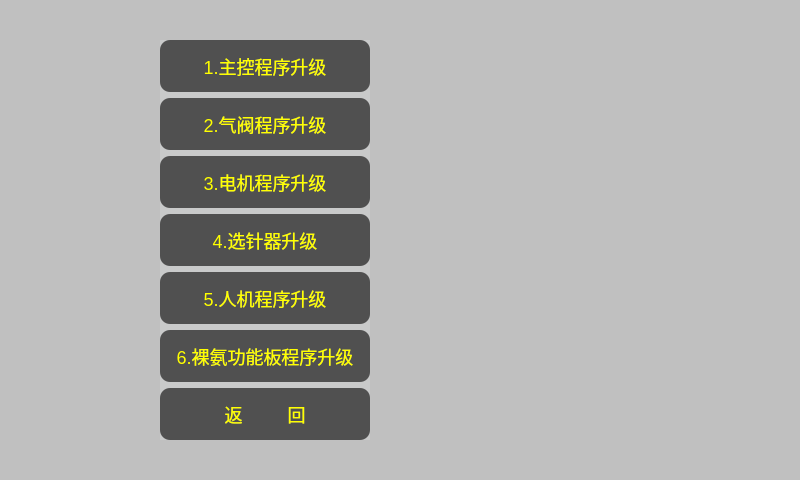
<?xml version="1.0" encoding="UTF-8"?>
<ui version="4.0">
 <class>updateSelect</class>
 <widget class="QDialog" name="updateSelect">
  <property name="geometry">
   <rect>
    <x>0</x>
    <y>0</y>
    <width>800</width>
    <height>480</height>
   </rect>
  </property>
  <property name="windowTitle">
   <string>Dialog</string>
  </property>
  <property name="styleSheet">
   <string notr="true"/>
  </property>
  <widget class="QWidget" name="widget" native="true">
   <property name="geometry">
    <rect>
     <x>160</x>
     <y>40</y>
     <width>210</width>
     <height>400</height>
    </rect>
   </property>
   <property name="styleSheet">
    <string notr="true">QWidget{
background-color: rgb(201, 202, 202);
}
QPushButton{
border-radius:10;
background-color: rgb(80, 80, 80);
font-size:18px;
color:rgb(255, 255, 0);
}
QPushButton::pressed{
background-color: rgb(120, 120, 120);
}</string>
   </property>
   <layout class="QVBoxLayout" name="verticalLayout">
    <item>
     <widget class="QPushButton" name="Control_pb">
      <property name="sizePolicy">
       <sizepolicy hsizetype="Minimum" vsizetype="Preferred">
        <horstretch>0</horstretch>
        <verstretch>0</verstretch>
       </sizepolicy>
      </property>
      <property name="toolTip">
       <string>0</string>
      </property>
      <property name="text">
       <string>1.主控程序升级</string>
      </property>
     </widget>
    </item>
    <item>
     <widget class="QPushButton" name="Motor_pb">
      <property name="sizePolicy">
       <sizepolicy hsizetype="Minimum" vsizetype="Preferred">
        <horstretch>0</horstretch>
        <verstretch>0</verstretch>
       </sizepolicy>
      </property>
      <property name="toolTip">
       <string>1</string>
      </property>
      <property name="text">
       <string>2.气阀程序升级</string>
      </property>
     </widget>
    </item>
    <item>
     <widget class="QPushButton" name="Valve_pb">
      <property name="sizePolicy">
       <sizepolicy hsizetype="Minimum" vsizetype="Preferred">
        <horstretch>0</horstretch>
        <verstretch>0</verstretch>
       </sizepolicy>
      </property>
      <property name="toolTip">
       <string>2</string>
      </property>
      <property name="text">
       <string>3.电机程序升级</string>
      </property>
     </widget>
    </item>
    <item>
     <widget class="QPushButton" name="Actuator_pb">
      <property name="sizePolicy">
       <sizepolicy hsizetype="Minimum" vsizetype="Preferred">
        <horstretch>0</horstretch>
        <verstretch>0</verstretch>
       </sizepolicy>
      </property>
      <property name="toolTip">
       <string>3</string>
      </property>
      <property name="text">
       <string>4.选针器升级</string>
      </property>
     </widget>
    </item>
    <item>
     <widget class="QPushButton" name="UI_pb">
      <property name="sizePolicy">
       <sizepolicy hsizetype="Minimum" vsizetype="Preferred">
        <horstretch>0</horstretch>
        <verstretch>0</verstretch>
       </sizepolicy>
      </property>
      <property name="toolTip">
       <string>5</string>
      </property>
      <property name="text">
       <string>5.人机程序升级</string>
      </property>
     </widget>
    </item>
    <item>
     <widget class="QPushButton" name="PYFI_pb">
      <property name="sizePolicy">
       <sizepolicy hsizetype="Minimum" vsizetype="Preferred">
        <horstretch>0</horstretch>
        <verstretch>0</verstretch>
       </sizepolicy>
      </property>
      <property name="toolTip">
       <string>4</string>
      </property>
      <property name="text">
       <string>6.裸氨功能板程序升级</string>
      </property>
     </widget>
    </item>
    <item>
     <widget class="QPushButton" name="back_pb">
      <property name="sizePolicy">
       <sizepolicy hsizetype="Minimum" vsizetype="Preferred">
        <horstretch>0</horstretch>
        <verstretch>0</verstretch>
       </sizepolicy>
      </property>
      <property name="text">
       <string>返         回</string>
      </property>
     </widget>
    </item>
   </layout>
  </widget>
  <widget class="QLabel" name="background">
   <property name="geometry">
    <rect>
     <x>0</x>
     <y>0</y>
     <width>800</width>
     <height>480</height>
    </rect>
   </property>
   <property name="styleSheet">
    <string notr="true">background-color: rgba(0, 0, 0, 50);</string>
   </property>
   <property name="text">
    <string/>
   </property>
  </widget>
  <zorder>background</zorder>
  <zorder>widget</zorder>
 </widget>
 <resources/>
 <connections/>
</ui>
